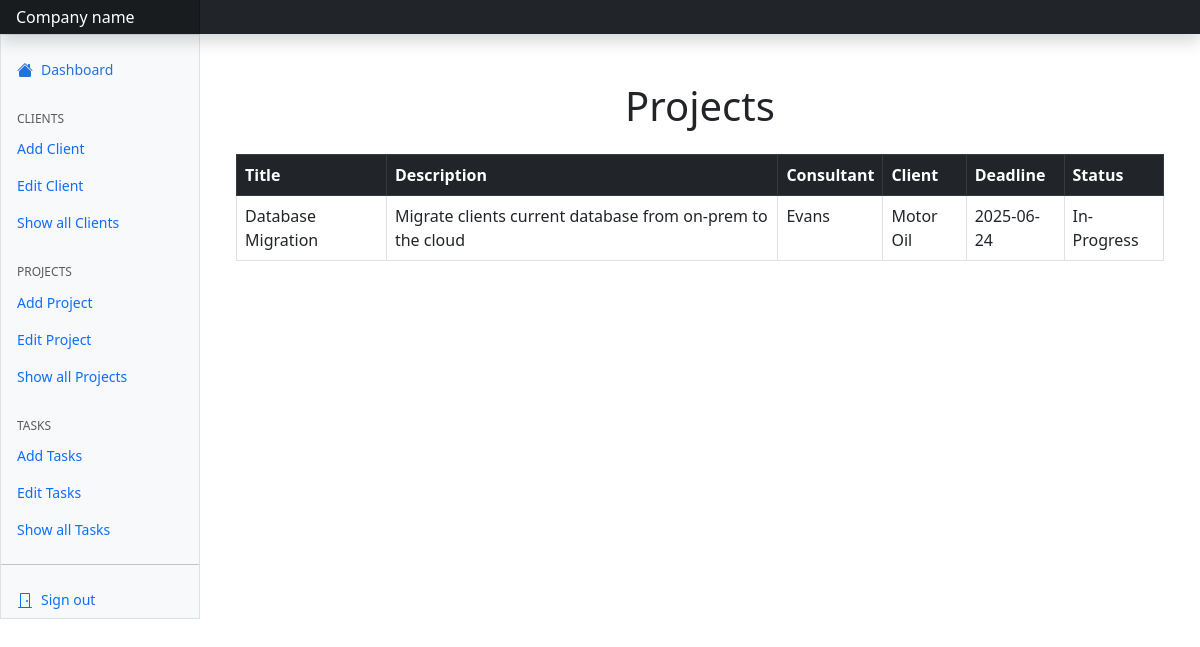
Page /projects on the earlier database version.
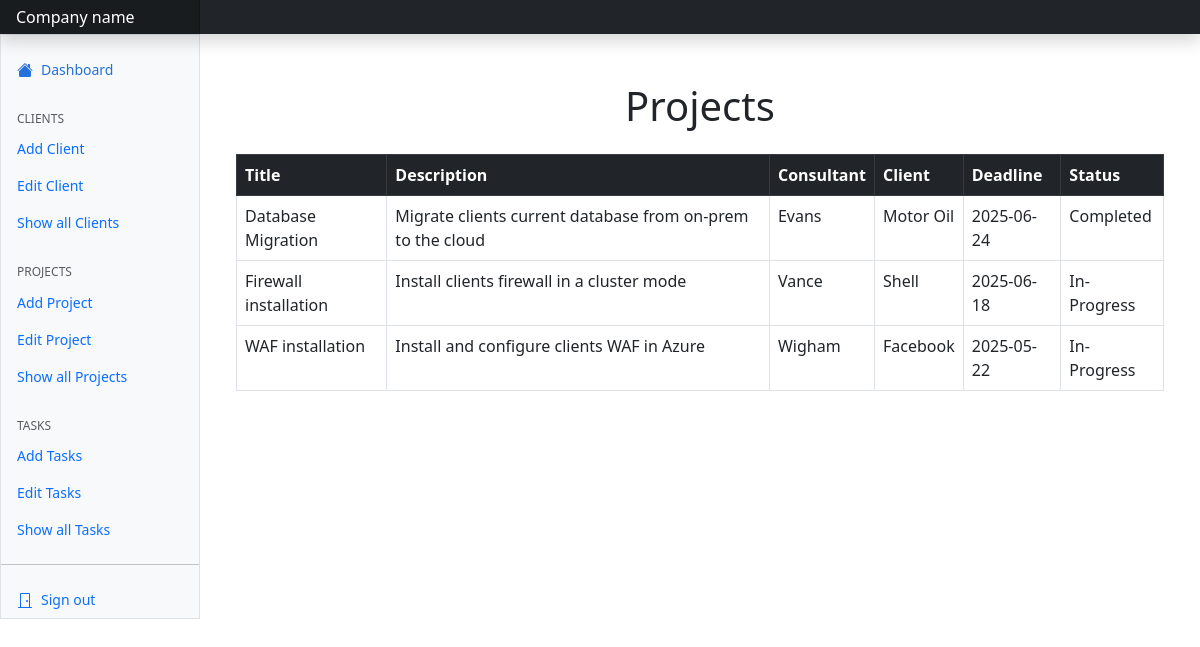
Same page on the later database version.
### tables this page shows
CREATE TABLE "projects" (
	"id"	INTEGER,
	"Title"	TEXT,
	"Description"	TEXT,
	"Consultant"	TEXT,
	"Client"	TEXT,
	"Deadline"	TEXT,
	"Status"	TEXT,
	PRIMARY KEY("id" AUTOINCREMENT)
);

### server.py (the view)
@app.route('/projects')
def projects():
    conn = sqlite3.connect("data.db")
    cursor = conn.cursor()
    projects_list = cursor.execute("SELECT * FROM projects")
    return render_template('projects.html', projects=projects_list)

### templates/projects.html (shortened to what this page needs)
{% extends "dashboard.html" %}
{%block content %}
<link href="https://cdn.jsdelivr.net/npm/bootstrap@5.3.0/dist/css/bootstrap.min.css" rel="stylesheet">
<div class="container mt-5">
    <h1 class="text-center mb-4">Projects</h1>
    <table class="table table-bordered table-hover">
      <thead class="table-dark">
        <tr>
          <th>Title</th>
          <th>Description</th>
          <th>Consultant</th>
          <th>Client</th>
          <th>Deadline</th>
          <th>Status</th>
        </tr>
      </thead>
      <tbody>
        {% for row in projects %}
        <tr>
          <td>{{ row[1] }}</td>
          <td>{{ row[2] }}</td>
          <td>{{ row[3] }}</td>
          <td>{{ row[4] }}</td>
          <td>{{ row[5] }}</td>
          <td>{{ row[6] }}</td>
        </tr>
        {% endfor %}
      </tbody>
    </table>
  </div>
{% endblock %}

Differences in the rows shown:
changed projects "Database Migration": Status "In-Progress" → "Completed"
added projects: Title "Firewall installation", Description "Install clients firewall in a cluster mode", Consultant "Vance", Client "Shell", Deadline "2025-06-18", Status "In-Progress"
added projects: Title "WAF installation", Description "Install and configure clients WAF in Azure", Consultant "Wigham", Client "Facebook", Deadline "2025-05-22", Status "In-Progress"
